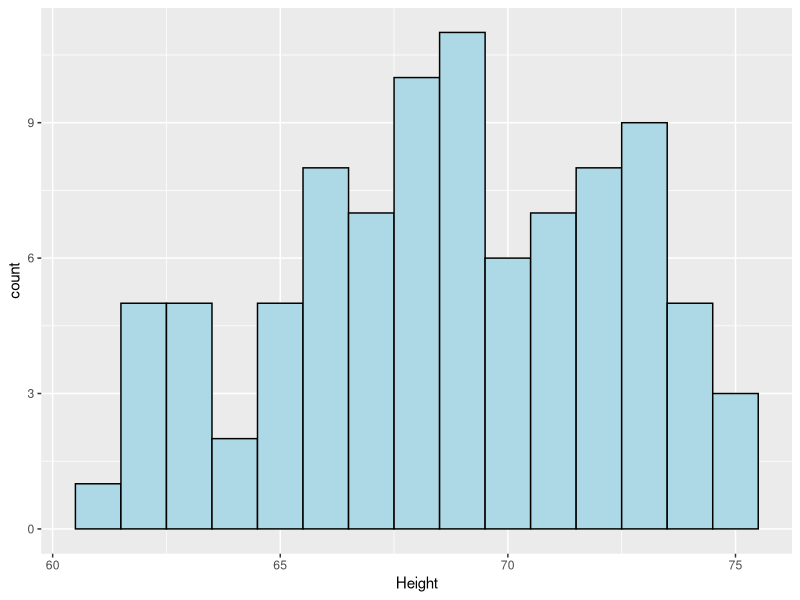
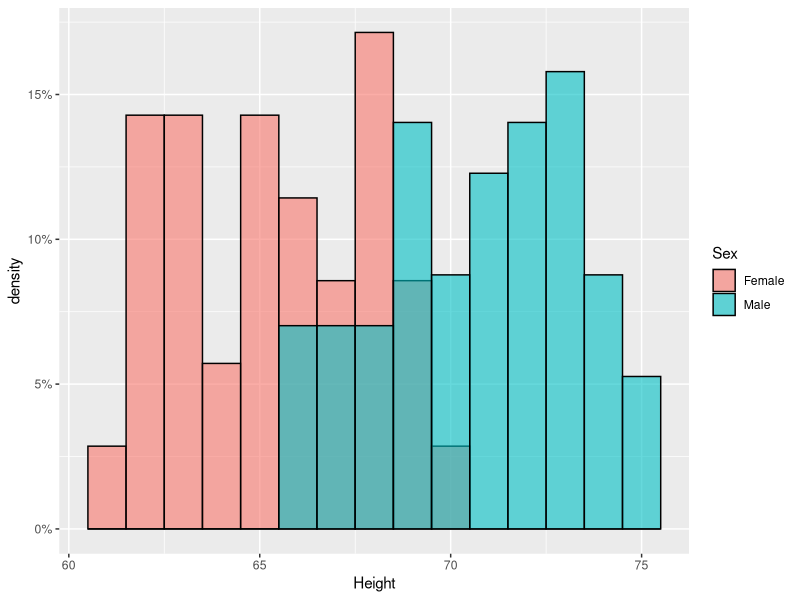
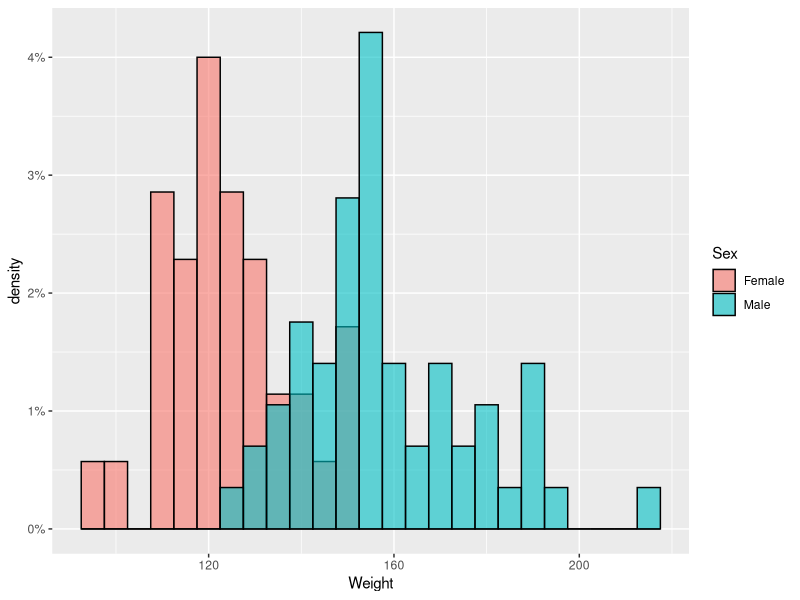

Recreate these plots in R, in order.
## ---- chunk 1
knitr::opts_chunk$set(echo = TRUE, warning=FALSE,message=FALSE)

library(dplyr)
library(ggplot2)
library(ggpubr)
library(flextable)
library(tidyr)
## ---- chunk 2
data1 <- read.csv("Pulse.csv")
## ---- chunk 3
Height <- data1$Height
Height
## ---- chunk 4
summary(Height)
## ---- chunk 5
length(Height)
min(Height)
max(Height)
mean(Height)
median(Height)
quantile(Height)
quantile(Height,0.25)
quantile(Height,0.75)

## ---- chunk 6
sd(Height)
var(Height)
## ---- chunk 7
HeightSummary <- as.data.frame(list(N=length(Height),min=min(Height),firstQ=quantile(Height,0.25),median=median(Height),thirdQ=quantile(Height,0.75),max=max(Height),mean=round(mean(Height),3),StDev=round(sd(Height),3),Var=round(var(Height),3)))
## ---- chunk 8

HeightSummary <- flextable(HeightSummary) 
HeightSummary <- set_caption(HeightSummary, "Descriptive Statistics of Height - Your Name")

HeightSummary

save_as_docx(HeightSummary, path="HeightSummary.docx")

## ---- chunk 9

DesStat <- function(datacol, title){
  datasummary <- as.data.frame(list(N=length(datacol),min=min(datacol),firstQ=quantile(datacol,0.25),median=median(datacol),thirdQ=quantile(datacol,0.75),max=max(datacol),mean=round(mean(datacol),3),StDev=round(sd(datacol),3),Var=round(var(datacol),3)))
  
  
  datasummary<-flextable(datasummary) 
  datasummary<-set_caption(datasummary, title)
  
  save_as_docx(datasummary, path=paste(title,".docx"))
  datasummary
}


## ---- chunk 10

DesStat(Height, "Descriptive Statistics - Height - Your name")
## ---- chunk 11
    Weight <- data1$Weight
## ---- chunk 12
    summary(Weight)

    stats <- function(data, title){ 
      datasummary <- as.data.frame(list(N=length(data),min=min(data),firstQ=quantile(data,0.25),median=median(data),thirdQ=quantile(data,0.75),max=max(data),mean=round(mean(data),3),StDev=round(sd(data),3),Var=round(var(data),3)))

      datasummary<-flextable(datasummary) 
      datasummary<-set_caption(datasummary, title)
      
      save_as_docx(datasummary, path=paste(title,".docx"))
      datasummary
      
    }

    stats(Weight, "Descriptive Statistics of Weight - Your Name")
## ---- chunk 13
data1$Sex[data1$Sex==1]<-'Male'
data1$Sex[data1$Sex==2]<-'Female'



## ---- chunk 14

MHeight <- data1[data1$Sex=="Male",]$Height


## ---- chunk 15

    stats <- function(data, title, doc_title){ 
      datasummary <- as.data.frame(list(N=length(data),min=min(data),firstQ=quantile(data,0.25),median=median(data),thirdQ=quantile(data,0.75),max=max(data),mean=round(mean(data),3),StDev=round(sd(data),3),Var=round(var(data),3)))

      datasummary<-flextable(datasummary) 
      datasummary<-set_caption(datasummary, title)
      
      save_as_docx(datasummary, path=paste(doc_title,".docx"))
      datasummary
      
    }

    stats(MHeight, "Descriptive Statistics of Height - Your Name", "MHeightSummary")
## ---- chunk 16
    FHeight <- data1[data1$Sex == "Female",]$Height
    FHeight
    MWeight <- data1[data1$Sex == "Male",]$Weight
    MWeight
    FWeight <- data1[data1$Sex == "Female",]$Weight
    FWeight
## ---- chunk 17
    stats(FHeight,"Descriptive Statistics of Height - Your Name", "FHeightSummary")

    stats(MWeight,"Descriptive Statistics of Weight - Your Name", "MWeightSummary")

    stats(FWeight,"Descriptive Statistics of Weight - Your Name", "FWeightSummary")

## ---- chunk 18

HeightCount <- data1 %>% group_by(Height) %>%
  summarise(Count=n())
HeightCount <- flextable(HeightCount)
HeightCount <- set_caption(HeightCount, "Frequency Table of Height - Your Name")
HeightCount
save_as_docx(HeightCount,path="HeightCount.docx")

## ---- chunk 19


SexHeightCount <- data1 %>% group_by(Sex, Height) %>%
  summarise(Count=n())
SexHeightCount <- flextable(SexHeightCount)
SexHeightCount <- set_caption(SexHeightCount, "Frequency Table of Height/Sex - Your Name")
SexHeightCount
save_as_docx(SexHeightCount,path="SexHeightCount.docx")
## ---- chunk 20
SexWeightCount <- data1 %>% group_by(Sex, Weight) %>% summarise(Count=n())

SexWeightCount <- flextable(SexWeightCount)
SexWeightCount <- set_caption(SexWeightCount, "Frequency Table of Height/Sex - Your Name")

SexWeightCount
save_as_docx(SexWeightCount, path = "SexWeightCount.docx")
## ---- chunk 21

ggplot(data1, aes(x=Height))+
  geom_histogram(binwidth=1,color="black", fill="lightblue")
## ---- chunk 22

HistWithGroups <- function(data,xcol,xname,group,gname,bwidth){
  ggplot(data, aes(x=xcol,fill=group))+
    geom_histogram(aes(y=..density..),color="black",binwidth=bwidth,alpha=0.6, position="identity")+
    scale_y_continuous(labels=scales::percent_format())+
    xlab(xname)+
    scale_fill_discrete(name=gname)
  
}
## ---- chunk 23
HistWithGroups(data1,data1$Height,"Height",data1$Sex,"Sex",1)


## ---- chunk 24
HistWithGroups(data1,data1$Weight,"Weight",data1$Sex,"Sex",5)

## ---- chunk 25
mean(Height)
mean(Weight)
## ---- chunk 26
    mean(data1[data1$Sex == "Male",]$Height)
    mean(data1[data1$Sex == "Male",]$Weight)
    mean(data1[data1$Sex == "Female",]$Height)
    mean(data1[data1$Sex == "Female",]$Weight)
